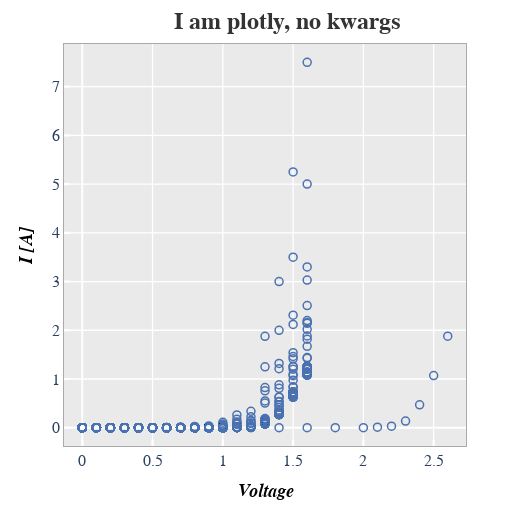

The notebook cell this image was saved under:
### Code cell
df = pd.read_csv(Path(fcp.__file__).parent / 'test_data/fake_data.csv')
fcp.plot(df, x='Voltage', y='I [A]', lines=False, ws_fig_ax=0, ax_size=[400, 400], title='I am plotly, no kwargs')

### Figure 1 — Plotly figure (JSON) as saved in the notebook; plotly's stock layout.template omitted (floating-point values rounded to 4 significant figures; data arrays with more than 128 entries replaced by an {"elided": "..."} marker saying what was removed)
{"data": [{"marker": {"color": "#4b72b0", "line": {"color": "#4b72b0", "width": 1.5}, "size": 8, "symbol": "circle-open"}, "mode": "markers", "showlegend": true, "type": "scatter", "x": {"elided": "1836 float values"}, "xaxis": "x", "y": {"elided": "1836 float values"}, "yaxis": "y"}], "layout": {"autosize": false, "height": 510, "legend": {"x": 1}, "margin": {"b": 64, "l": 64, "r": 40, "t": 44}, "modebar": {"orientation": "v"}, "paper_bgcolor": "#ffffff", "plot_bgcolor": "#eaeaea", "showlegend": false, "title": {"font": {"color": "#333333", "family": "sans-serif", "size": 24}, "text": "<b>I am plotly, no kwargs</b>", "x": 0.5672, "xanchor": "center", "y": 0.9765}, "width": 506, "xaxis": {"anchor": "y", "domain": [0, 1], "gridcolor": "#ffffff", "griddash": "solid", "gridwidth": 1.3, "linecolor": "#aaaaaa", "linewidth": 1, "mirror": true, "range": [-0.13, 2.73], "showline": true, "showticklabels": true, "tickcolor": "#ffffff", "tickfont": {"family": "sans-serif", "size": 16}, "ticklen": 6.2, "ticks": "inside", "tickwidth": 2.2, "title": {"font": {"color": "#000000", "family": "sans-serif", "size": 18}, "standoff": 15, "text": "<i><b>Voltage</b></i>"}, "type": "linear"}, "yaxis": {"anchor": "x", "domain": [0, 1], "gridcolor": "#ffffff", "griddash": "solid", "gridwidth": 1.3, "linecolor": "#aaaaaa", "linewidth": 1, "mirror": true, "range": [-0.375, 7.875], "showline": true, "showticklabels": true, "tickcolor": "#ffffff", "tickfont": {"family": "sans-serif", "size": 16}, "ticklen": 6.2, "ticks": "inside", "tickwidth": 2.2, "title": {"font": {"color": "#000000", "family": "sans-serif", "size": 18}, "standoff": 15, "text": "<i><b>I [A]</b></i>"}, "type": "linear"}}}
